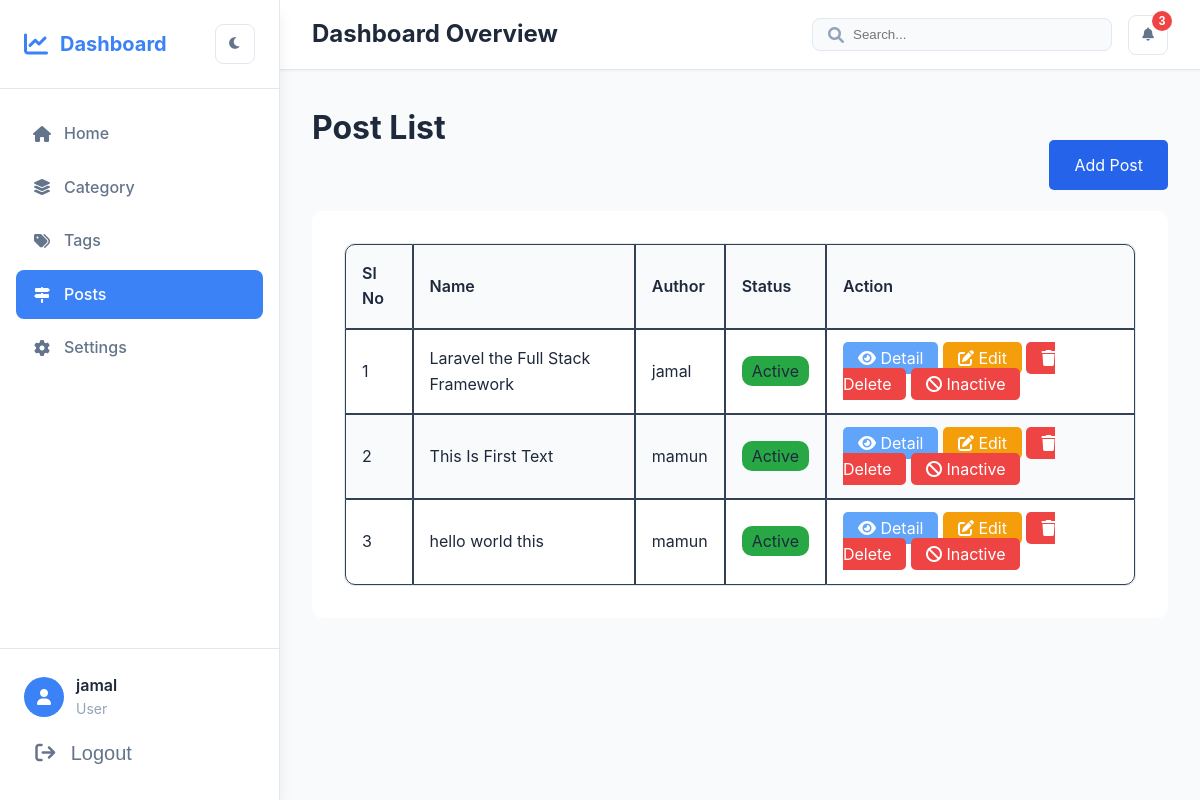
The page /backend/post/ (signed in) on the database its author committed.
### blog/models.py (models this page shows, shortened)
class Post(models.Model):
    title = models.CharField(max_length=200)
    slug = models.SlugField(max_length=200, unique=True)
    author = models.ForeignKey(User, on_delete=models.CASCADE)
    category = models.ForeignKey(Category, on_delete=models.CASCADE)
    tags = models.ManyToManyField(Tag, blank=True, related_name='tag_posts')
    parent = models.ForeignKey('self', on_delete=models.SET_NULL, null=True, blank=True)
    meta_title = models.CharField(max_length=200, null=True, blank=True)
    meta_description = models.TextField(null=True, blank=True)
    meta_keywords = models.CharField(max_length=200, null=True, blank=True)
    description = RichTextField()
    image = models.ImageField(upload_to='blog_images/', null=True, blank=True)
    is_active = models.BooleanField(default=True)
    published_at = models.DateTimeField(null=True, blank=True)
    published_by = models.ForeignKey(User, null=True, blank=True, on_delete=models.CASCADE, related_name='published_posts')
    created_at = models.DateTimeField(auto_now_add=True)
    updated_at = models.DateTimeField(auto_now=True)
    views_count = models.IntegerField(default=0)
    userLikes = models.ManyToManyField(User, blank=True, related_name='post_likes')
    class Meta:
        ordering = ['-created_at']

### blog/views.py (the view)
# urls.py: path('backend/post/', views.post_list, name='post_list'),
@login_required(login_url='login')
def post_list(request):
    posts = Post.objects.all()
    context = {
        'posts': posts
    }
    return render(request, 'post/post_list.html', context)

### blog/templates/post/post_list.html (shortened to what this page needs)
{% extends 'dashboard.html' %}
{% load static %}
{% block content %}
    <h1>Post List</h1>
    <div class="btn_container">
        <a href="{% url 'post_create' %}" class="btn-primary">
            Add Post
        </a>
    </div>
    <div class="post_container">
        <table class="table_border_radius">
            <thead>
                <th>Sl No</th>
                <th>Name</th>
                <th>Author</th>
                <th>Status</th>
                <th>Action</th>
            </thead>
            <tbody>
                {% for post in posts %}
                    <tr>
                        <td>
                            {{ forloop.counter }}
                        </td>
                        <td>
                            {{ post.title }}
                        </td>
                        <td>
                            {{ post.author.username}}
                        </td>
                        <td>
                            {% if post.is_active == True %}
                                <span class="badge bg-success">Active</span>
                            {% else %}
                                <span class="badge bg-danger">Inactive</span>
                            {% endif %}
                        </td>
                        <td>
                            <a href="{% url 'post_details' post.id %}" class="btn-info"><i class="fa fa-eye"></i> Detail</a>
                            <a href="{% url 'post_update' post.id %}" class="edit_btn"><i class="fa fa-edit"></i> Edit</a>
                            <a href="{% url 'post_delete' post.id %}" class="delete_btn"><i class="fa fa-trash"></i> Delete</a>
                            {% if post.is_active == True %}
                                <a href="{% url 'post_inactive' post.id %}" class="delete_btn"><i class="fa fa-ban"></i> Inactive</a>
                            {% else %}
                                <a href="{% url 'post_active' post.id %}" class="btn-success"><i class="fa fa-check"></i> Active</a>
                            {% endif %}
                        </td>
                    </tr>
                {% endfor %}
            </tbody>
        </table>
    </div>
{% endblock content %}

### templates/dashboard.html (shortened to what this page needs)
{% load static %}
<!DOCTYPE html>
<html lang="en">
<head>
    <link rel="stylesheet" href="{% static 'dashboard/styles.css' %}">
    <link href="https://cdnjs.cloudflare.com/ajax/libs/font-awesome/6.0.0/css/all.min.css" rel="stylesheet">
</head>
<body>
    <div class="dashboard">
        <aside class="sidebar">
            <div class="sidebar-header">
                <div class="logo">
                    <i class="fas fa-chart-line"></i>
                    <span>Dashboard</span>
                </div>
                <button class="theme-toggle" id="themeToggle">
                    <i class="fas fa-moon"></i>
                </button>
            </div>
            <nav class="sidebar-nav">
                <ul>
                    <li class="nav-item {% if 'dashboard' in request.path %}active{% endif %}">
                        <a href="{% url 'dashboard' %}" class="nav-link">
                            <i class="fas fa-home"></i>
                            <span>Home</span>
                        </a>
                    </li>
                    <li class="nav-item {% if 'category_list' in request.path %}active{% endif %}">
                        <a href="{% url 'category_list' %}" class="nav-link">
                            <i class="fa-solid fa-layer-group"></i>
                            <span>Category</span>
                        </a>
                    </li>
                    <li class="nav-item {% if 'tags_list' in request.path %}active{% endif %}">
                        <a href="{% url 'tags_list' %}" class="nav-link">
                            <i class="fa fa-tags"></i>
                            <span>Tags</span>
                        </a>
                    </li>
                    <li class="nav-item {% if 'post_list' in request.path %}active{% endif %}">
                        <a href="{% url 'post_list' %}" class="nav-link">
                            <i class="fa-solid fa-signs-post"></i>
                            <span>Posts</span>
                        </a>
                    </li>
                    <li class="nav-item {% if 'profile_settings' in request.path %}active{% endif %}">
                        <a href="{% url 'profile_settings' %}" class="nav-link">
                            <i class="fas fa-cog"></i>
                            <span>Settings</span>
                        </a>
                    </li>
                </ul>
            </nav>
            <div class="sidebar-footer">
                <div class="user-profile">
                    <div class="user-avatar">
                        <i class="fas fa-user"></i>
                    </div>
                    <div class="user-info">
                        <span class="user-name">{{ user.username }}</span>
                        <span class="user-role">{% if user.is_superuser %}Admin{% else %}User{% endif %}</span>
                    </div>
                </div>
                <div class="logout-info">
                    <form action="{% url 'logout' %}" method="POST">
                        <button type="submit" class="logout-btn">
                            <i class="fa fa-sign-out"></i>
                            <span>Logout</span>
                        </button>
                    </form>
                </div>
            </div>
        </aside>
        <main class="main-content">
            <header class="main-header">
                <div class="header-left">
                    <h1>Dashboard Overview</h1>
                </div>
                <div class="header-right">
                    <div class="search-box">
                        <i class="fas fa-search"></i>
                        <input type="text" placeholder="Search...">
                    </div>
                    <button class="notification-btn">
                        <i class="fas fa-bell"></i>
                        <span class="notification-badge">3</span>
                    </button>
                </div>
            </header>
            <div class="content">
               {% block content %}{% endblock content %}
            </div>
        </main>
    </div>
</body>
</html>

### blog/templates/post/post_list.html (style rules this page uses)
.post_container { max-width: 1200px; margin: auto; margin-top: 2rem; padding: 2rem; background: var(--bg-primary); color: var(--text-primary); border-radius: 10px; }
.btn_container { max-width: 1200px; margin: auto; text-align: right; }
.table_border_radius { border-collapse: separate !important; border-spacing: 0; width: 100%; border: solid var(--border-color) 1px; border-radius: 10px; }
.table_border_radius th, .table_border_radius td { padding: 1rem; color: var(--text-primary); border: 1px solid var(--border-secondary); text-align: left; }
.table_border_radius thead { background: var(--bg-secondary); }
.table_border_radius tr:nth-child(even) { background: var(--bg-secondary); }
.table_border_radius th:first-child { border-top-left-radius: 10px; }
.table_border_radius th:last-child { border-top-right-radius: 10px; }
.table_border_radius tr:last-child td:first-child { border-bottom-left-radius: 10px; }
.table_border_radius tr:last-child td:last-child { border-bottom-right-radius: 10px; }
.table_border_radius th { font-weight: 600; }
.btn-primary { background: #2563eb; padding: 15px 25px; border-radius: 5px; text-decoration: none; color: white; }
.btn-info { background: #60a5fa; padding: 6px 15px; border-radius: 5px; text-decoration: none; color: white; }
.edit_btn { background: #f59e0b; padding: 6px 15px; border-radius: 5px; text-decoration: none; color: white; }
.delete_btn { background: #ef4444; padding: 6px 15px; border-radius: 5px; text-decoration: none; color: white; }
.badge { padding: 5px 10px; border-radius: 10px; }
.bg-success { background: #28a745; }

### rows shown on the page
Post: title "Laravel the Full Stack Framework", author.username "jamal", is_active "Active"
Post: title "This Is First Text", author.username "mamun", is_active "Active"
Post: title "hello world this", author.username "mamun", is_active "Active"

### other values the page prints
{{ user.username }} "jamal"
